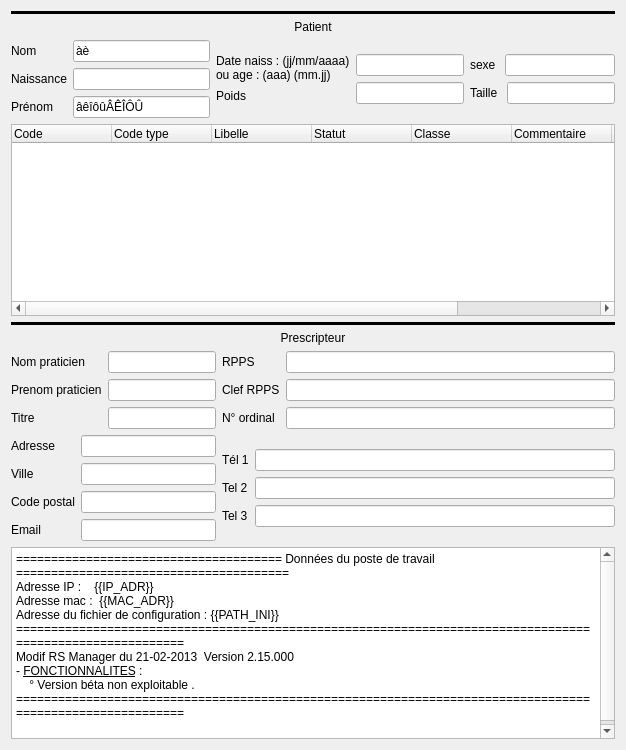
       <widget class="QWidget" name="tab_Ident">
        <attribute name="title">
         <string>Contexte d'appel</string>
        </attribute>
        <layout class="QGridLayout" name="gridLayout_36">
         <item row="0" column="0" colspan="3">
          <widget class="Line" name="line_3">
           <property name="frameShadow">
            <enum>QFrame::Plain</enum>
           </property>
           <property name="lineWidth">
            <number>3</number>
           </property>
           <property name="orientation">
            <enum>Qt::Horizontal</enum>
           </property>
          </widget>
         </item>
         <item row="1" column="0" colspan="3">
          <widget class="QLabel" name="label_10">
           <property name="text">
            <string>Patient</string>
           </property>
           <property name="alignment">
            <set>Qt::AlignCenter</set>
           </property>
          </widget>
         </item>
         <item row="2" column="0">
          <layout class="QGridLayout" name="gridLayout_20">
           <item row="0" column="0">
            <layout class="QVBoxLayout" name="verticalLayout_4">
             <item>
              <widget class="QLabel" name="label_Nom">
               <property name="text">
                <string>Nom</string>
               </property>
              </widget>
             </item>
             <item>
              <widget class="QLabel" name="label">
               <property name="text">
                <string>Naissance</string>
               </property>
              </widget>
             </item>
             <item>
              <widget class="QLabel" name="label_Nom_2">
               <property name="text">
                <string>Prénom</string>
               </property>
              </widget>
             </item>
            </layout>
           </item>
           <item row="0" column="1">
            <layout class="QVBoxLayout" name="verticalLayout_3">
             <item>
              <widget class="QLineEdit" name="lineEdit_Nom">
               <property name="text">
                <string>àè</string>
               </property>
              </widget>
             </item>
             <item>
              <widget class="QLineEdit" name="lineEdit_NomNaissance"/>
             </item>
             <item>
              <widget class="QLineEdit" name="lineEdit_Prenom">
               <property name="text">
                <string>âêîôûÂÊÎÔÛ</string>
               </property>
              </widget>
             </item>
            </layout>
           </item>
          </layout>
         </item>
         <item row="2" column="1" colspan="2">
          <layout class="QGridLayout" name="gridLayout_24">
           <item row="0" column="0">
            <layout class="QGridLayout" name="gridLayout_22">
             <item row="0" column="0">
              <layout class="QVBoxLayout" name="verticalLayout_6">
               <item>
                <widget class="QLabel" name="label_DtNaiss">
                 <property name="text">
                  <string>&lt;html&gt;&lt;head/&gt;&lt;body&gt;Date naiss : (jj/mm/aaaa)&lt;br/&gt;ou age : (aaa) (mm.jj)&lt;/body&gt;&lt;/html&gt;</string>
                 </property>
                </widget>
               </item>
               <item>
                <widget class="QLabel" name="label_6">
                 <property name="text">
                  <string>Poids</string>
                 </property>
                </widget>
               </item>
              </layout>
             </item>
             <item row="0" column="1">
              <layout class="QGridLayout" name="gridLayout_21">
               <item row="0" column="0">
                <widget class="QLineEdit" name="lineEdit_DateNaissance"/>
               </item>
               <item row="1" column="0">
                <widget class="QLineEdit" name="lineEdit_poids"/>
               </item>
              </layout>
             </item>
            </layout>
           </item>
           <item row="0" column="1">
            <layout class="QGridLayout" name="gridLayout_23">
             <item row="0" column="0">
              <layout class="QHBoxLayout" name="horizontalLayout_5">
               <item>
                <widget class="QLabel" name="label_8">
                 <property name="text">
                  <string>sexe </string>
                 </property>
                </widget>
               </item>
               <item>
                <widget class="QLineEdit" name="lineEdit_sexe"/>
               </item>
              </layout>
             </item>
             <item row="1" column="0">
              <layout class="QHBoxLayout" name="horizontalLayout_3">
               <item>
                <widget class="QLabel" name="label_7">
                 <property name="text">
                  <string>Taille </string>
                 </property>
                </widget>
               </item>
               <item>
                <widget class="QLineEdit" name="lineEdit_taille"/>
               </item>
              </layout>
             </item>
            </layout>
           </item>
          </layout>
         </item>
         <item row="3" column="0" colspan="3">
          <widget class="QTreeWidget" name="treeWidget_ATCD">
           <column>
            <property name="text">
             <string>Code</string>
            </property>
           </column>
           <column>
            <property name="text">
             <string>Code type</string>
            </property>
           </column>
           <column>
            <property name="text">
             <string>Libelle</string>
            </property>
           </column>
           <column>
            <property name="text">
             <string>Statut</string>
            </property>
           </column>
           <column>
            <property name="text">
             <string>Classe</string>
            </property>
           </column>
           <column>
            <property name="text">
             <string>Commentaire</string>
            </property>
           </column>
           <column>
            <property name="text">
             <string>Date début</string>
            </property>
           </column>
           <column>
            <property name="text">
             <string>Date fin</string>
            </property>
           </column>
          </widget>
         </item>
         <item row="4" column="0" colspan="3">
          <widget class="Line" name="line_2">
           <property name="frameShadow">
            <enum>QFrame::Plain</enum>
           </property>
           <property name="lineWidth">
            <number>3</number>
           </property>
           <property name="orientation">
            <enum>Qt::Horizontal</enum>
           </property>
          </widget>
         </item>
         <item row="5" column="0" colspan="3">
          <widget class="QLabel" name="label_9">
           <property name="text">
            <string>Prescripteur</string>
           </property>
           <property name="alignment">
            <set>Qt::AlignCenter</set>
           </property>
          </widget>
         </item>
         <item row="6" column="0" colspan="2">
          <layout class="QGridLayout" name="gridLayout_25">
           <item row="0" column="0">
            <layout class="QVBoxLayout" name="verticalLayout_5">
             <item>
              <widget class="QLabel" name="label_Nom_3">
               <property name="text">
                <string>Nom praticien</string>
               </property>
              </widget>
             </item>
             <item>
              <widget class="QLabel" name="label_5">
               <property name="text">
                <string>Prenom praticien</string>
               </property>
              </widget>
             </item>
             <item>
              <widget class="QLabel" name="label_Nom_4">
               <property name="text">
                <string>Titre</string>
               </property>
              </widget>
             </item>
            </layout>
           </item>
           <item row="0" column="1">
            <layout class="QVBoxLayout" name="verticalLayout_7">
             <item>
              <widget class="QLineEdit" name="lineEdit_UserNom"/>
             </item>
             <item>
              <widget class="QLineEdit" name="lineEdit_UserPrenom"/>
             </item>
             <item>
              <widget class="QLineEdit" name="lineEdit_UserTitre"/>
             </item>
            </layout>
           </item>
          </layout>
         </item>
         <item row="6" column="2">
          <layout class="QGridLayout" name="gridLayout_33">
           <item row="0" column="0">
            <layout class="QVBoxLayout" name="verticalLayout_8">
             <item>
              <widget class="QLabel" name="label_Nom_5">
               <property name="text">
                <string>RPPS</string>
               </property>
              </widget>
             </item>
             <item>
              <widget class="QLabel" name="label_11">
               <property name="text">
                <string>Clef RPPS</string>
               </property>
              </widget>
             </item>
             <item>
              <widget class="QLabel" name="label_Nom_6">
               <property name="text">
                <string>N° ordinal</string>
               </property>
              </widget>
             </item>
            </layout>
           </item>
           <item row="0" column="1">
            <layout class="QVBoxLayout" name="verticalLayout_9">
             <item>
              <widget class="QLineEdit" name="lineEdit_UserRPPS"/>
             </item>
             <item>
              <widget class="QLineEdit" name="lineEdit_UserClefRPPS"/>
             </item>
             <item>
              <widget class="QLineEdit" name="lineEdit_UserNumOrdinal"/>
             </item>
            </layout>
           </item>
          </layout>
         </item>
         <item row="7" column="0" colspan="2">
          <layout class="QGridLayout" name="gridLayout_34">
           <item row="0" column="1">
            <layout class="QVBoxLayout" name="verticalLayout_11">
             <item>
              <widget class="QLineEdit" name="lineEdit_UserAdresse"/>
             </item>
             <item>
              <widget class="QLineEdit" name="lineEdit_UserVille"/>
             </item>
             <item>
              <widget class="QLineEdit" name="lineEdit_UserCodePostal"/>
             </item>
             <item>
              <widget class="QLineEdit" name="lineEdit_UserEmail"/>
             </item>
            </layout>
           </item>
           <item row="0" column="0">
            <layout class="QVBoxLayout" name="verticalLayout_10">
             <item>
              <widget class="QLabel" name="label_Nom_7">
               <property name="text">
                <string>Adresse</string>
               </property>
              </widget>
             </item>
             <item>
              <widget class="QLabel" name="label_Nom_8">
               <property name="text">
                <string>Ville</string>
               </property>
              </widget>
             </item>
             <item>
              <widget class="QLabel" name="label_12">
               <property name="text">
                <string>Code postal</string>
               </property>
              </widget>
             </item>
             <item>
              <widget class="QLabel" name="label_14">
               <property name="text">
                <string>Email</string>
               </property>
              </widget>
             </item>
            </layout>
           </item>
          </layout>
         </item>
         <item row="7" column="2">
          <layout class="QGridLayout" name="gridLayout_35">
           <item row="0" column="0">
            <layout class="QVBoxLayout" name="verticalLayout_12">
             <item>
              <widget class="QLabel" name="label_Nom_9">
               <property name="text">
                <string>Tél 1</string>
               </property>
              </widget>
             </item>
             <item>
              <widget class="QLabel" name="label_13">
               <property name="text">
                <string>Tel 2</string>
               </property>
              </widget>
             </item>
             <item>
              <widget class="QLabel" name="label_Nom_10">
               <property name="text">
                <string>Tel 3</string>
               </property>
              </widget>
             </item>
            </layout>
           </item>
           <item row="0" column="1">
            <layout class="QVBoxLayout" name="verticalLayout_13">
             <item>
              <widget class="QLineEdit" name="lineEdit_UserTel1"/>
             </item>
             <item>
              <widget class="QLineEdit" name="lineEdit_UserTel2"/>
             </item>
             <item>
              <widget class="QLineEdit" name="lineEdit_UserTel3"/>
             </item>
            </layout>
           </item>
          </layout>
         </item>
         <item row="8" column="0" colspan="3">
          <widget class="QTextEdit" name="textEdit_changeLog">
           <property name="html">
            <string>&lt;!DOCTYPE HTML PUBLIC &quot;-//W3C//DTD HTML 4.0//EN&quot; &quot;http://www.w3.org/TR/REC-html40/strict.dtd&quot;&gt;
&lt;html&gt;&lt;head&gt;&lt;meta name=&quot;qrichtext&quot; content=&quot;1&quot; /&gt;&lt;style type=&quot;text/css&quot;&gt;
p, li { white-space: pre-wrap; }
&lt;/style&gt;&lt;/head&gt;&lt;body style=&quot; font-family:'.Lucida Grande UI'; font-size:11pt; font-weight:400; font-style:normal;&quot;&gt;
&lt;table border=&quot;0&quot; style=&quot;-qt-table-type: root; margin-top:4px; margin-bottom:4px; margin-left:4px; margin-right:4px;&quot;&gt;
&lt;tr&gt;
&lt;td style=&quot;border: none;&quot;&gt;
&lt;p style=&quot; margin-top:0px; margin-bottom:0px; margin-left:0px; margin-right:0px; -qt-block-indent:0; text-indent:0px;&quot;&gt;&lt;span style=&quot; font-family:'courier'; font-size:9pt;&quot;&gt;====================================== Données du poste de travail =======================================&lt;br /&gt;&lt;/span&gt;&lt;span style=&quot; font-family:'Sans Serif'; font-size:9pt;&quot;&gt;Adresse IP&lt;/span&gt;&lt;span style=&quot; font-family:'courier'; font-size:9pt;&quot;&gt; &lt;/span&gt;&lt;span style=&quot; font-family:'Sans Serif'; font-size:9pt;&quot;&gt;:&lt;/span&gt;&lt;span style=&quot; font-family:'courier'; font-size:9pt;&quot;&gt;    &lt;/span&gt;&lt;span style=&quot; font-family:'Sans Serif'; font-size:9pt;&quot;&gt;{{IP_ADR}}&lt;/span&gt;&lt;/p&gt;
&lt;p style=&quot; margin-top:0px; margin-bottom:0px; margin-left:0px; margin-right:0px; -qt-block-indent:0; text-indent:0px;&quot;&gt;&lt;span style=&quot; font-family:'Sans Serif'; font-size:9pt;&quot;&gt;Adresse mac&lt;/span&gt;&lt;span style=&quot; font-family:'courier'; font-size:9pt;&quot;&gt; &lt;/span&gt;&lt;span style=&quot; font-family:'Sans Serif'; font-size:9pt;&quot;&gt;:&lt;/span&gt;&lt;span style=&quot; font-family:'courier'; font-size:9pt;&quot;&gt;  &lt;/span&gt;&lt;span style=&quot; font-family:'Sans Serif'; font-size:9pt;&quot;&gt;{{MAC_ADR}}&lt;/span&gt;&lt;/p&gt;
&lt;p style=&quot; margin-top:0px; margin-bottom:0px; margin-left:0px; margin-right:0px; -qt-block-indent:0; text-indent:0px;&quot;&gt;&lt;span style=&quot; font-family:'Sans Serif'; font-size:9pt; color:#000000;&quot;&gt;Adresse du fichier de configuration&lt;/span&gt;&lt;span style=&quot; font-family:'courier'; font-size:9pt; color:#000000;&quot;&gt; &lt;/span&gt;&lt;span style=&quot; font-family:'Sans Serif'; font-size:9pt; color:#000000;&quot;&gt;: {{PATH_INI}}&lt;/span&gt;&lt;/p&gt;
&lt;p style=&quot; margin-top:0px; margin-bottom:0px; margin-left:0px; margin-right:0px; -qt-block-indent:0; text-indent:0px;&quot;&gt;&lt;span style=&quot; font-family:'courier'; font-size:9pt;&quot;&gt;========================================================================================================== &lt;br /&gt;Modif RS Manager du 21-02-2013  Version 2.15.000&lt;/span&gt;&lt;/p&gt;
&lt;p style=&quot; margin-top:0px; margin-bottom:0px; margin-left:0px; margin-right:0px; -qt-block-indent:0; text-indent:0px;&quot;&gt;&lt;span style=&quot; font-family:'courier'; font-size:9pt;&quot;&gt;- &lt;/span&gt;&lt;span style=&quot; font-family:'courier'; font-size:9pt; text-decoration: underline;&quot;&gt;FONCTIONNALITES&lt;/span&gt;&lt;span style=&quot; font-family:'courier'; font-size:9pt;&quot;&gt; : &lt;/span&gt;&lt;/p&gt;
&lt;p style=&quot; margin-top:0px; margin-bottom:0px; margin-left:0px; margin-right:0px; -qt-block-indent:0; text-indent:0px;&quot;&gt;&lt;span style=&quot; font-family:'courier'; font-size:9pt;&quot;&gt;    ° Version béta non exploitable .			&lt;br /&gt;========================================================================================================== &lt;br /&gt;&lt;/span&gt;&lt;/p&gt;&lt;/td&gt;&lt;/tr&gt;&lt;/table&gt;&lt;/body&gt;&lt;/html&gt;</string>
           </property>
          </widget>
         </item>
        </layout>
       </widget>
